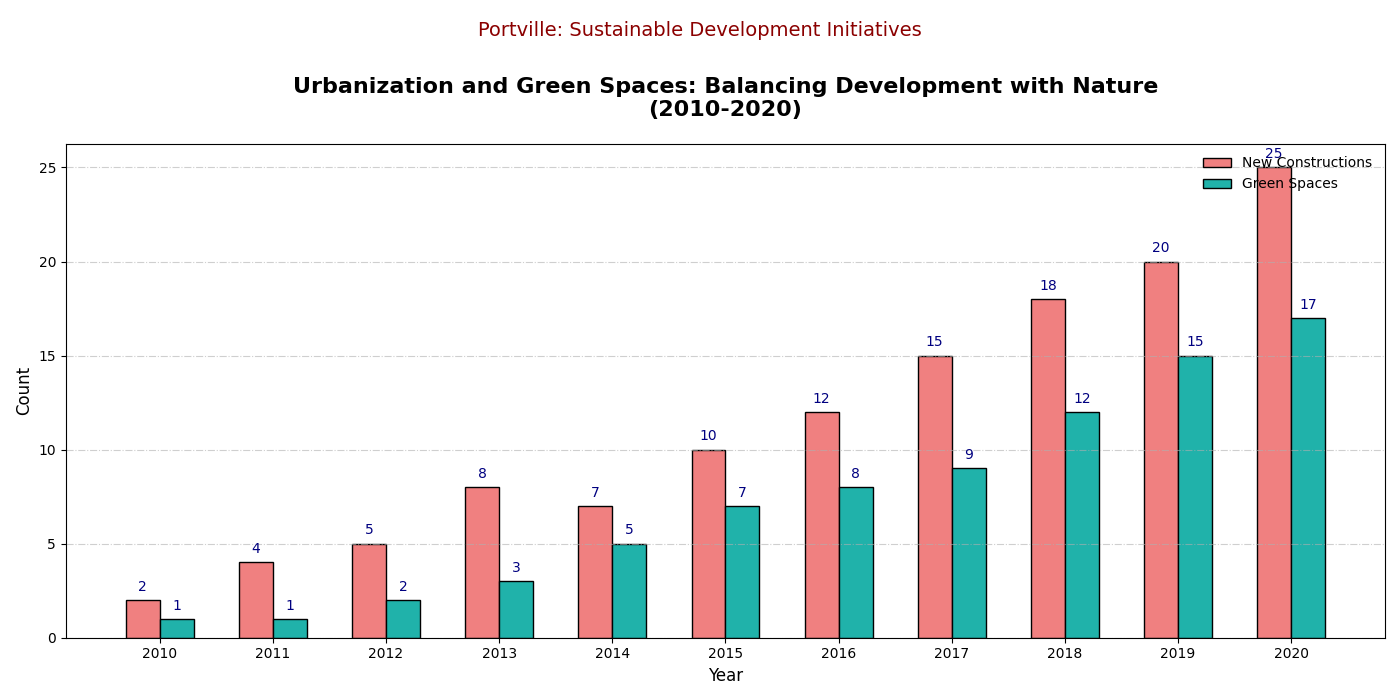

Here is the Python script that generated this plot:
import matplotlib.pyplot as plt
import numpy as np

years = np.arange(2010, 2021)
new_constructions = np.array([2, 4, 5, 8, 7, 10, 12, 15, 18, 20, 25])
green_spaces = np.array([1, 1, 2, 3, 5, 7, 8, 9, 12, 15, 17])

fig, ax1 = plt.subplots(figsize=(14, 7))

bar_width = 0.3
index = np.arange(len(years))

bars1 = ax1.bar(index, new_constructions, bar_width, color='lightcoral', edgecolor='black', label='New Constructions')
bars2 = ax1.bar(index + bar_width, green_spaces, bar_width, color='lightseagreen', edgecolor='black', label='Green Spaces')

ax1.set_title("Urbanization and Green Spaces: Balancing Development with Nature\n(2010-2020)", fontsize=16, fontweight='bold', pad=20)
ax1.set_xlabel("Year", fontsize=12)
ax1.set_ylabel("Count", fontsize=12)
ax1.set_xticks(index + bar_width / 2)
ax1.set_xticklabels(years)
ax1.legend(loc='upper right', fontsize=10, frameon=False)
ax1.grid(axis='y', linestyle='-.', alpha=0.6)

for bars in [bars1, bars2]:
    for bar in bars:
        yval = bar.get_height()
        ax1.text(bar.get_x() + bar.get_width() / 2, yval + 0.5, int(yval), ha='center', fontsize=10, color='navy')

plt.suptitle("Portville: Sustainable Development Initiatives", fontsize=14, y=0.97, color='darkred')

plt.tight_layout(rect=[0, 0, 1, 0.96])

plt.show()
